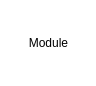
<?xml version="1.0" encoding="UTF-8"?>
<ui version="4.0">
 <class>ModuleWidgetUI</class>
 <widget class="QWidget" name="ModuleWidgetUI">
  <property name="geometry">
   <rect>
    <x>0</x>
    <y>0</y>
    <width>96</width>
    <height>86</height>
   </rect>
  </property>
  <property name="sizePolicy">
   <sizepolicy hsizetype="Fixed" vsizetype="Fixed">
    <horstretch>0</horstretch>
    <verstretch>0</verstretch>
   </sizepolicy>
  </property>
  <property name="palette">
   <palette>
    <active>
     <colorrole role="WindowText">
      <brush brushstyle="SolidPattern">
       <color alpha="255">
        <red>0</red>
        <green>0</green>
        <blue>0</blue>
       </color>
      </brush>
     </colorrole>
     <colorrole role="Button">
      <brush brushstyle="SolidPattern">
       <color alpha="255">
        <red>255</red>
        <green>255</green>
        <blue>255</blue>
       </color>
      </brush>
     </colorrole>
     <colorrole role="Light">
      <brush brushstyle="SolidPattern">
       <color alpha="255">
        <red>255</red>
        <green>255</green>
        <blue>255</blue>
       </color>
      </brush>
     </colorrole>
     <colorrole role="Midlight">
      <brush brushstyle="SolidPattern">
       <color alpha="255">
        <red>255</red>
        <green>255</green>
        <blue>255</blue>
       </color>
      </brush>
     </colorrole>
     <colorrole role="Dark">
      <brush brushstyle="SolidPattern">
       <color alpha="255">
        <red>127</red>
        <green>127</green>
        <blue>127</blue>
       </color>
      </brush>
     </colorrole>
     <colorrole role="Mid">
      <brush brushstyle="SolidPattern">
       <color alpha="255">
        <red>170</red>
        <green>170</green>
        <blue>170</blue>
       </color>
      </brush>
     </colorrole>
     <colorrole role="Text">
      <brush brushstyle="SolidPattern">
       <color alpha="255">
        <red>0</red>
        <green>0</green>
        <blue>0</blue>
       </color>
      </brush>
     </colorrole>
     <colorrole role="BrightText">
      <brush brushstyle="SolidPattern">
       <color alpha="255">
        <red>255</red>
        <green>255</green>
        <blue>255</blue>
       </color>
      </brush>
     </colorrole>
     <colorrole role="ButtonText">
      <brush brushstyle="SolidPattern">
       <color alpha="255">
        <red>0</red>
        <green>0</green>
        <blue>0</blue>
       </color>
      </brush>
     </colorrole>
     <colorrole role="Base">
      <brush brushstyle="SolidPattern">
       <color alpha="255">
        <red>255</red>
        <green>255</green>
        <blue>255</blue>
       </color>
      </brush>
     </colorrole>
     <colorrole role="Window">
      <brush brushstyle="SolidPattern">
       <color alpha="255">
        <red>255</red>
        <green>255</green>
        <blue>255</blue>
       </color>
      </brush>
     </colorrole>
     <colorrole role="Shadow">
      <brush brushstyle="SolidPattern">
       <color alpha="255">
        <red>0</red>
        <green>0</green>
        <blue>0</blue>
       </color>
      </brush>
     </colorrole>
     <colorrole role="AlternateBase">
      <brush brushstyle="SolidPattern">
       <color alpha="255">
        <red>255</red>
        <green>255</green>
        <blue>255</blue>
       </color>
      </brush>
     </colorrole>
     <colorrole role="ToolTipBase">
      <brush brushstyle="SolidPattern">
       <color alpha="255">
        <red>255</red>
        <green>255</green>
        <blue>220</blue>
       </color>
      </brush>
     </colorrole>
     <colorrole role="ToolTipText">
      <brush brushstyle="SolidPattern">
       <color alpha="255">
        <red>0</red>
        <green>0</green>
        <blue>0</blue>
       </color>
      </brush>
     </colorrole>
    </active>
    <inactive>
     <colorrole role="WindowText">
      <brush brushstyle="SolidPattern">
       <color alpha="255">
        <red>0</red>
        <green>0</green>
        <blue>0</blue>
       </color>
      </brush>
     </colorrole>
     <colorrole role="Button">
      <brush brushstyle="SolidPattern">
       <color alpha="255">
        <red>255</red>
        <green>255</green>
        <blue>255</blue>
       </color>
      </brush>
     </colorrole>
     <colorrole role="Light">
      <brush brushstyle="SolidPattern">
       <color alpha="255">
        <red>255</red>
        <green>255</green>
        <blue>255</blue>
       </color>
      </brush>
     </colorrole>
     <colorrole role="Midlight">
      <brush brushstyle="SolidPattern">
       <color alpha="255">
        <red>255</red>
        <green>255</green>
        <blue>255</blue>
       </color>
      </brush>
     </colorrole>
     <colorrole role="Dark">
      <brush brushstyle="SolidPattern">
       <color alpha="255">
        <red>127</red>
        <green>127</green>
        <blue>127</blue>
       </color>
      </brush>
     </colorrole>
     <colorrole role="Mid">
      <brush brushstyle="SolidPattern">
       <color alpha="255">
        <red>170</red>
        <green>170</green>
        <blue>170</blue>
       </color>
      </brush>
     </colorrole>
     <colorrole role="Text">
      <brush brushstyle="SolidPattern">
       <color alpha="255">
        <red>0</red>
        <green>0</green>
        <blue>0</blue>
       </color>
      </brush>
     </colorrole>
     <colorrole role="BrightText">
      <brush brushstyle="SolidPattern">
       <color alpha="255">
        <red>255</red>
        <green>255</green>
        <blue>255</blue>
       </color>
      </brush>
     </colorrole>
     <colorrole role="ButtonText">
      <brush brushstyle="SolidPattern">
       <color alpha="255">
        <red>0</red>
        <green>0</green>
        <blue>0</blue>
       </color>
      </brush>
     </colorrole>
     <colorrole role="Base">
      <brush brushstyle="SolidPattern">
       <color alpha="255">
        <red>255</red>
        <green>255</green>
        <blue>255</blue>
       </color>
      </brush>
     </colorrole>
     <colorrole role="Window">
      <brush brushstyle="SolidPattern">
       <color alpha="255">
        <red>255</red>
        <green>255</green>
        <blue>255</blue>
       </color>
      </brush>
     </colorrole>
     <colorrole role="Shadow">
      <brush brushstyle="SolidPattern">
       <color alpha="255">
        <red>0</red>
        <green>0</green>
        <blue>0</blue>
       </color>
      </brush>
     </colorrole>
     <colorrole role="AlternateBase">
      <brush brushstyle="SolidPattern">
       <color alpha="255">
        <red>255</red>
        <green>255</green>
        <blue>255</blue>
       </color>
      </brush>
     </colorrole>
     <colorrole role="ToolTipBase">
      <brush brushstyle="SolidPattern">
       <color alpha="255">
        <red>255</red>
        <green>255</green>
        <blue>220</blue>
       </color>
      </brush>
     </colorrole>
     <colorrole role="ToolTipText">
      <brush brushstyle="SolidPattern">
       <color alpha="255">
        <red>0</red>
        <green>0</green>
        <blue>0</blue>
       </color>
      </brush>
     </colorrole>
    </inactive>
    <disabled>
     <colorrole role="WindowText">
      <brush brushstyle="SolidPattern">
       <color alpha="255">
        <red>127</red>
        <green>127</green>
        <blue>127</blue>
       </color>
      </brush>
     </colorrole>
     <colorrole role="Button">
      <brush brushstyle="SolidPattern">
       <color alpha="255">
        <red>255</red>
        <green>255</green>
        <blue>255</blue>
       </color>
      </brush>
     </colorrole>
     <colorrole role="Light">
      <brush brushstyle="SolidPattern">
       <color alpha="255">
        <red>255</red>
        <green>255</green>
        <blue>255</blue>
       </color>
      </brush>
     </colorrole>
     <colorrole role="Midlight">
      <brush brushstyle="SolidPattern">
       <color alpha="255">
        <red>255</red>
        <green>255</green>
        <blue>255</blue>
       </color>
      </brush>
     </colorrole>
     <colorrole role="Dark">
      <brush brushstyle="SolidPattern">
       <color alpha="255">
        <red>127</red>
        <green>127</green>
        <blue>127</blue>
       </color>
      </brush>
     </colorrole>
     <colorrole role="Mid">
      <brush brushstyle="SolidPattern">
       <color alpha="255">
        <red>170</red>
        <green>170</green>
        <blue>170</blue>
       </color>
      </brush>
     </colorrole>
     <colorrole role="Text">
      <brush brushstyle="SolidPattern">
       <color alpha="255">
        <red>127</red>
        <green>127</green>
        <blue>127</blue>
       </color>
      </brush>
     </colorrole>
     <colorrole role="BrightText">
      <brush brushstyle="SolidPattern">
       <color alpha="255">
        <red>255</red>
        <green>255</green>
        <blue>255</blue>
       </color>
      </brush>
     </colorrole>
     <colorrole role="ButtonText">
      <brush brushstyle="SolidPattern">
       <color alpha="255">
        <red>127</red>
        <green>127</green>
        <blue>127</blue>
       </color>
      </brush>
     </colorrole>
     <colorrole role="Base">
      <brush brushstyle="SolidPattern">
       <color alpha="255">
        <red>255</red>
        <green>255</green>
        <blue>255</blue>
       </color>
      </brush>
     </colorrole>
     <colorrole role="Window">
      <brush brushstyle="SolidPattern">
       <color alpha="255">
        <red>255</red>
        <green>255</green>
        <blue>255</blue>
       </color>
      </brush>
     </colorrole>
     <colorrole role="Shadow">
      <brush brushstyle="SolidPattern">
       <color alpha="255">
        <red>0</red>
        <green>0</green>
        <blue>0</blue>
       </color>
      </brush>
     </colorrole>
     <colorrole role="AlternateBase">
      <brush brushstyle="SolidPattern">
       <color alpha="255">
        <red>255</red>
        <green>255</green>
        <blue>255</blue>
       </color>
      </brush>
     </colorrole>
     <colorrole role="ToolTipBase">
      <brush brushstyle="SolidPattern">
       <color alpha="255">
        <red>255</red>
        <green>255</green>
        <blue>220</blue>
       </color>
      </brush>
     </colorrole>
     <colorrole role="ToolTipText">
      <brush brushstyle="SolidPattern">
       <color alpha="255">
        <red>0</red>
        <green>0</green>
        <blue>0</blue>
       </color>
      </brush>
     </colorrole>
    </disabled>
   </palette>
  </property>
  <property name="windowTitle">
   <string>Form</string>
  </property>
  <property name="autoFillBackground">
   <bool>true</bool>
  </property>
  <property name="styleSheet">
   <string notr="true"/>
  </property>
  <widget class="QLabel" name="m_pBackground">
   <property name="geometry">
    <rect>
     <x>-2</x>
     <y>-2</y>
     <width>100</width>
     <height>91</height>
    </rect>
   </property>
   <property name="acceptDrops">
    <bool>true</bool>
   </property>
   <property name="text">
    <string/>
   </property>
   <property name="pixmap">
    <pixmap resource="resources/gui.qrc">:/res/ModuleUIV2.png</pixmap>
   </property>
   <property name="alignment">
    <set>Qt::AlignCenter</set>
   </property>
  </widget>
  <widget class="QLabel" name="m_pModuleName">
   <property name="geometry">
    <rect>
     <x>18</x>
     <y>33</y>
     <width>61</width>
     <height>20</height>
    </rect>
   </property>
   <property name="text">
    <string>Module</string>
   </property>
   <property name="alignment">
    <set>Qt::AlignCenter</set>
   </property>
  </widget>
 </widget>
 <resources>
  <include location="resources/gui.qrc"/>
 </resources>
 <connections/>
</ui>
